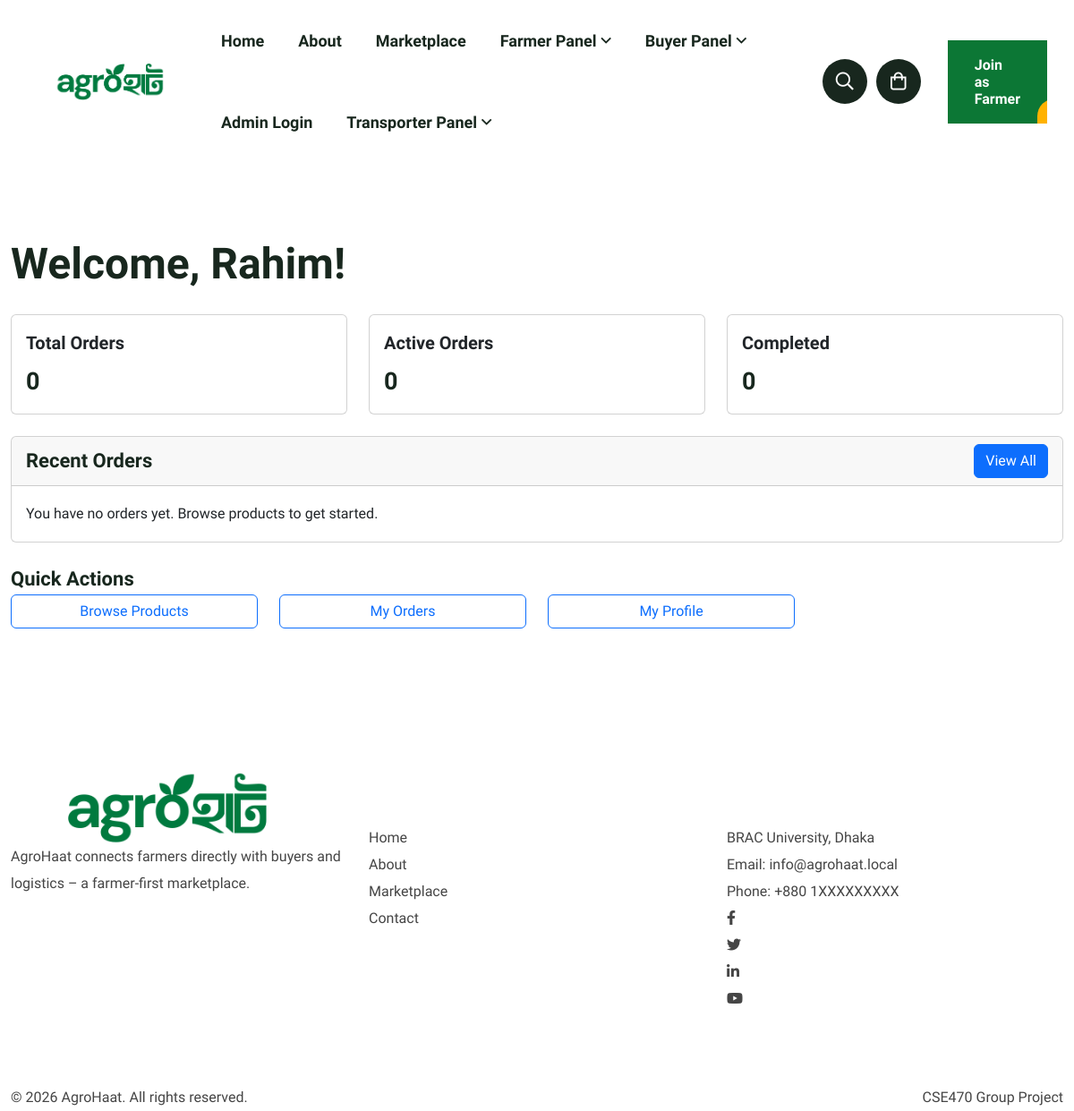
Page /public/buyer/dashboard.php (signed in) on the earlier database version.
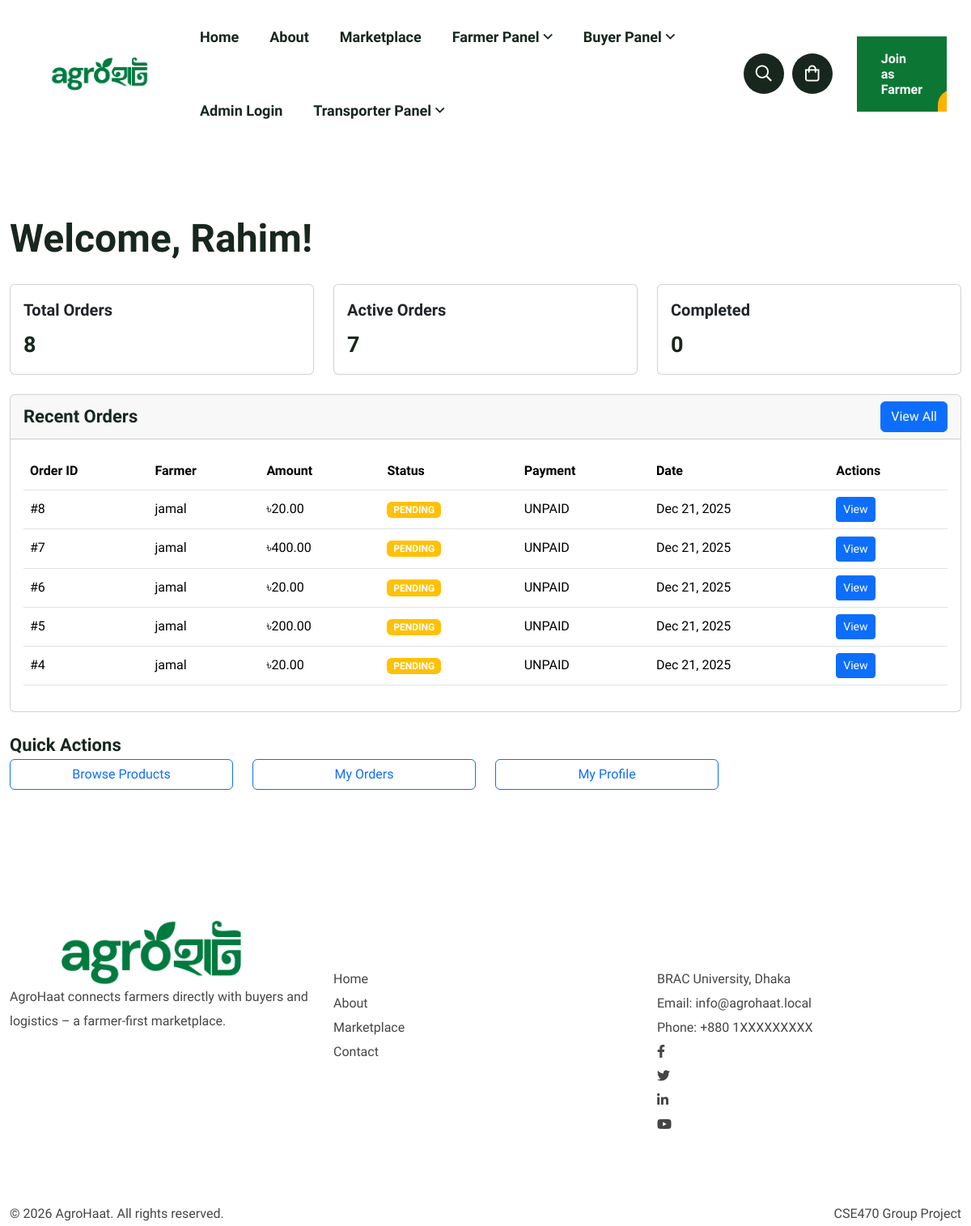
Same page on the later database version.
### tables this page shows
CREATE TABLE `orders` (
  `order_id` bigint(20) NOT NULL,
  `buyer_id` bigint(20) NOT NULL,
  `farmer_id` bigint(20) DEFAULT NULL,
  `total_amount` decimal(12,2) NOT NULL,
  `status` enum('PENDING','PAID','PROCESSING','READY_FOR_PICKUP','SHIPPED','DELIVERED','CANCELLED','DISPUTED') DEFAULT 'PENDING',
  `payment_status` enum('UNPAID','PENDING','PAID','PARTIAL','REFUNDED') DEFAULT 'UNPAID',
  `payment_method` varchar(50) DEFAULT NULL,
  `transaction_id` varchar(255) DEFAULT NULL,
  `shipping_address` text NOT NULL,
  `delivery_note` text DEFAULT NULL,
  `created_at` timestamp NOT NULL DEFAULT current_timestamp(),
  `updated_at` timestamp NULL DEFAULT NULL ON UPDATE current_timestamp()
);

CREATE TABLE `users` (
  `user_id` bigint(20) NOT NULL,
  `full_name` varchar(100) NOT NULL,
  `phone_number` varchar(15) NOT NULL,
  `email` varchar(100) DEFAULT NULL,
  `password_hash` varchar(255) NOT NULL,
  `role` enum('ADMIN','FARMER','BUYER','TRANSPORTER') NOT NULL,
  `division` varchar(50) DEFAULT NULL,
  `district` varchar(50) DEFAULT NULL,
  `upazila` varchar(50) DEFAULT NULL,
  `address_details` text DEFAULT NULL,
  `latitude` decimal(10,8) DEFAULT NULL,
  `longitude` decimal(11,8) DEFAULT NULL,
  `is_verified` tinyint(1) DEFAULT 0,
  `is_deleted` tinyint(1) DEFAULT 0,
  `created_at` timestamp NOT NULL DEFAULT current_timestamp(),
  `updated_at` timestamp NOT NULL DEFAULT current_timestamp() ON UPDATE current_timestamp()
);

### controllers/BuyerController.php (called while the page is built, shortened)
<?php
require_once __DIR__ . '/../models/Order.php';
class BuyerController {
    private $orderModel;
    public function __construct($pdo) {
        $this->orderModel = new Order($pdo);
    }
    public function getBuyerOrders($buyer_id) {
        return $this->orderModel->getForBuyer($buyer_id);
    }
}

### models/Order.php (called while the page is built, shortened)
<?php
class Order {
    private $pdo;
    public function __construct($pdo) {
        $this->pdo = $pdo;
    }
    public function getForBuyer($buyer_id) {
        $sql = "SELECT o.*, u.full_name AS farmer_name, u.district AS farmer_district
                FROM orders o
                LEFT JOIN users u ON u.user_id = o.farmer_id
                WHERE o.buyer_id = :bid
                ORDER BY o.created_at DESC";
        $stmt = $this->pdo->prepare($sql);
        $stmt->execute([':bid' => $buyer_id]);
        return $stmt->fetchAll();
    }
}

### config/config.php (called while the page is built, shortened)
<?php
$BASE_URL = 'http://localhost/Agrohaat/public/';

### public/buyer/dashboard.php (the view, shortened to what the rows shown need)
<?php
require_once '../../config/config.php';
require_once '../../controllers/BuyerController.php';
$controller = new BuyerController($pdo);
$orders = $controller->getBuyerOrders($_SESSION['user_id']);
include '../../includes/header.php';
?>
<section class="pt-80 pb-80">
    <div class="container">
        <h2 class="mb-4">Welcome, <?= htmlspecialchars($_SESSION['name'] ?? 'Buyer') ?>!</h2>
        <div class="card">
            <div class="card-body">
                <?php if (empty($orders)): ?>
                    <p>You have no orders yet. <a href="<?= $BASE_URL ?>shop.php">Browse products</a> to get started.</p>
                <?php else: ?>
                    <div class="table-responsive">
                        <table class="table">
                            <thead>
                                <tr>
                                    <th>Order ID</th>
                                    <th>Farmer</th>
                                    <th>Amount</th>
                                    <th>Status</th>
                                    <th>Payment</th>
                                    <th>Date</th>
                                    <th>Actions</th>
                                </tr>
                            </thead>
                            <tbody>
                                <?php foreach (array_slice($orders, 0, 5) as $order): ?>
                                    <tr>
                                        <td>#<?= $order['order_id'] ?></td>
                                        <td><?= htmlspecialchars($order['farmer_name'] ?? 'N/A') ?></td>
                                        <td>৳<?= number_format($order['total_amount'], 2) ?></td>
                                        <td>
                                            <span class="badge bg-<?= $order['status'] === 'DELIVERED' ? 'success' : ($order['status'] === 'PENDING' ? 'warning' : 'info') ?>">
                                                <?= htmlspecialchars($order['status']) ?>
                                            </span>
                                        </td>
                                        <td><?= htmlspecialchars($order['payment_status'] ?? 'UNPAID') ?></td>
                                        <td><?= date('M j, Y', strtotime($order['created_at'])) ?></td>
                                        <td>
                                            <a href="<?= $BASE_URL ?>buyer/orders.php?id=<?= $order['order_id'] ?>" class="btn btn-sm btn-primary">View</a>
                                        </td>
                                    </tr>
                                <?php endforeach; ?>
                            </tbody>
                        </table>
                    </div>
                <?php endif; ?>
            </div>
        </div>
    </div>
</section>
<?php include '../../includes/footer.php'; ?>

Differences in the rows shown:
added orders: order_id "8", farmer.full_name "jamal", total_amount "20.00", status "PENDING", payment_status "UNPAID", created_at "Dec 21, 2025"
added orders: order_id "7", farmer.full_name "jamal", total_amount "400.00", status "PENDING", payment_status "UNPAID", created_at "Dec 21, 2025"
added orders: order_id "6", farmer.full_name "jamal", total_amount "20.00", status "PENDING", payment_status "UNPAID", created_at "Dec 21, 2025"
added orders: order_id "5", farmer.full_name "jamal", total_amount "200.00", status "PENDING", payment_status "UNPAID", created_at "Dec 21, 2025"
added orders: order_id "4", farmer.full_name "jamal", total_amount "20.00", status "PENDING", payment_status "UNPAID", created_at "Dec 21, 2025"
Other differences:
$total_orders: "0" → "8"
$active_orders: "0" → "7"
text no longer shown: "You have no orders yet. Browse products to get started."
text now shown: "Order ID Farmer Amount Status Payment Date Actions"
